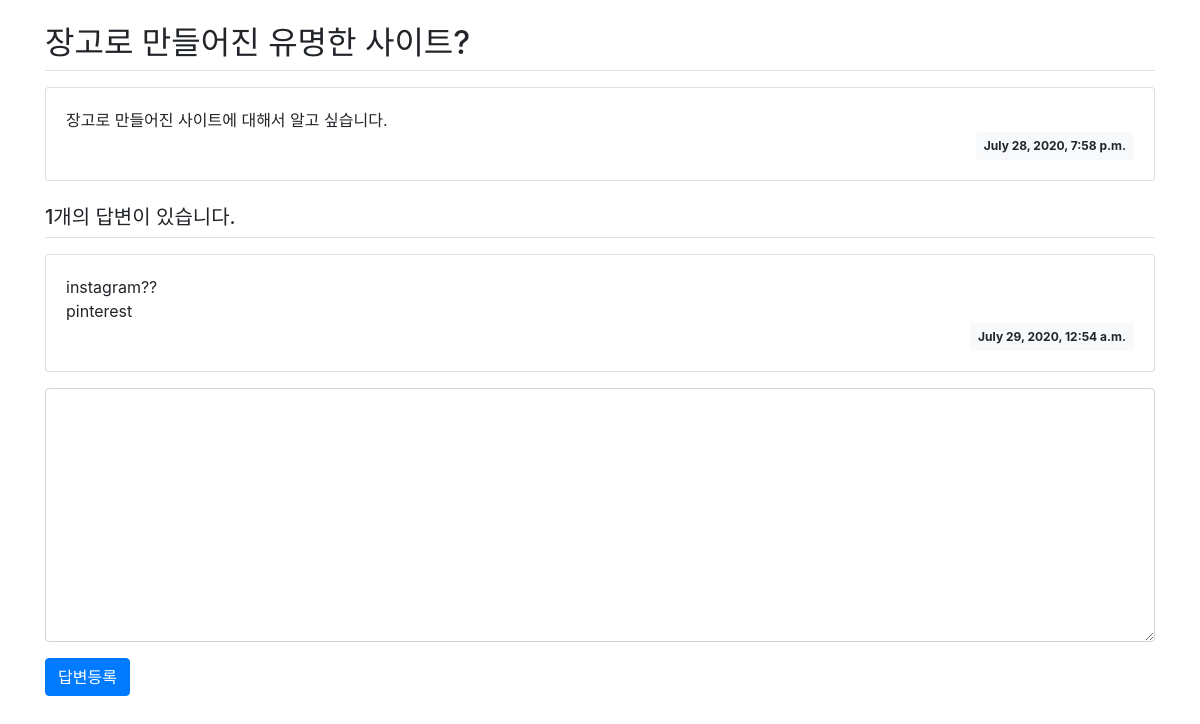
Page /pybo/3/ on the committed database.
### pybo/models.py (models this page shows, shortened)
class Question(models.Model):
  subject = models.CharField(max_length=200)
  content = models.TextField()
  create_date = models.DateTimeField()

class Answer(models.Model):
  question = models.ForeignKey(Question, on_delete=models.CASCADE)
  content = models.TextField()
  create_date = models.DateTimeField()

### pybo/views.py (the view)
# urls.py: path('<int:question_id>/', views.detail, name="detail"),
def detail(request, question_id):
    question = get_object_or_404(Question, pk=question_id)
    context = {'question': question}
    return render(request, 'pybo/question_detail.html', context)

### templates/pybo/question_detail.html (shortened to what this page needs)
{% extends 'base.html' %}
{% block content %}
<div class="container my-3">
    <h2 class="border-bottom py-2">{{ question.subject }}</h2>
    <div class="card my-3">
        <div class="card-body">
            <div class="card-text" style="white-space: pre-line;">{{ question.content }}</div>
            <div class="d-flex justify-content-end">
                <div class="badge badge-light p-2">
                    {{ question.create_date }}
                </div>
            </div>
        </div>
    </div>
    <h5 class="border-bottom my-3 py-2">{{question.answer_set.count}}개의 답변이 있습니다.</h5>
    {% for answer in question.answer_set.all %}
    <div class="card my-3">
        <div class="card-body">
            <div class="card-text" style="white-space: pre-line;">{{ answer.content }}</div>
            <div class="d-flex justify-content-end">
                <div class="badge badge-light p-2">
                    {{ answer.create_date }}
                </div>
            </div>
        </div>
    </div>
    {% endfor %}
    <form action="{% url 'pybo:answer_create' question.id %}" method="post" class="my-3">
        <div class="form-group">
            <textarea name="content" id="content" class="form-control" rows="10"></textarea>
        </div>
        <input type="submit" value="답변등록" class="btn btn-primary">
    </form>
</div>
{% endblock %}

### rows in the picture
Question: subject "장고로 만들어진 유명한 사이트?", content "장고로 만들어진 사이트에 대해서 알고 싶습니다.", create_date "July 28, 2020, 7:58 p.m.", answer_set.count "1"
Answer: content "instagram?? pinterest", create_date "July 29, 2020, 12:54 a.m."
